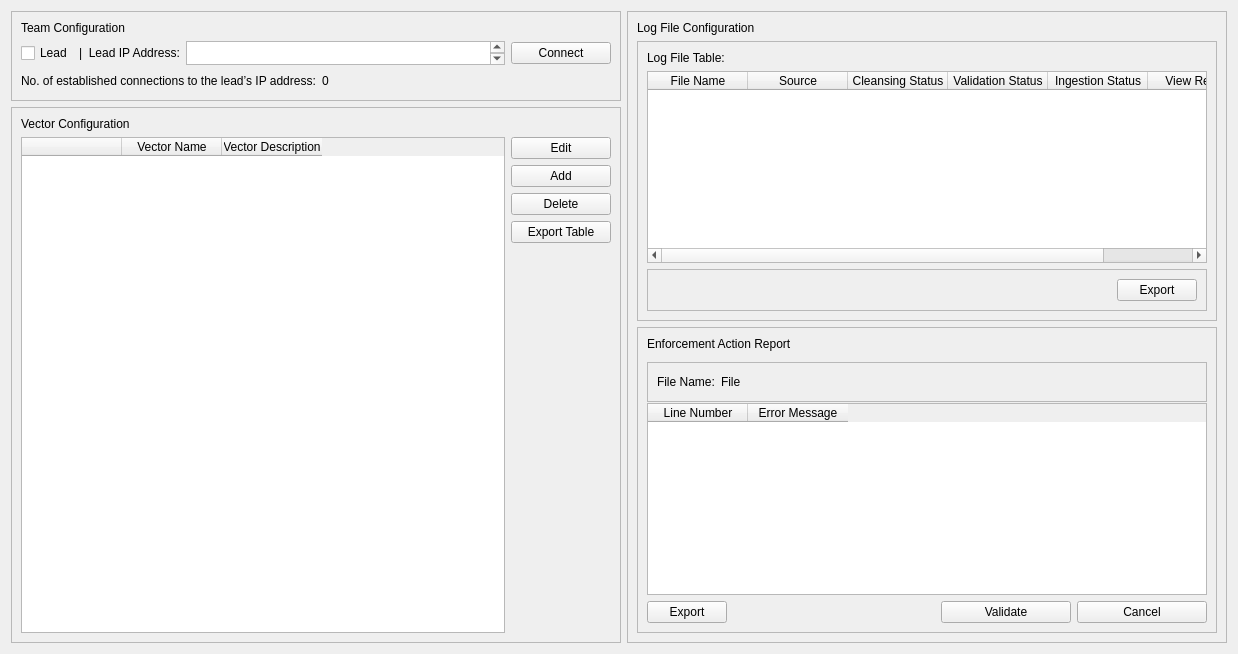
      <widget class="QWidget" name="tab">
       <attribute name="title">
        <string>Event</string>
       </attribute>
       <layout class="QGridLayout" name="gridLayout">
        <item row="0" column="0">
         <layout class="QHBoxLayout" name="horizontalLayout_8">
          <item>
           <layout class="QVBoxLayout" name="verticalLayout_10">
            <item>
             <widget class="QFrame" name="tc_frame">
              <property name="minimumSize">
               <size>
                <width>610</width>
                <height>90</height>
               </size>
              </property>
              <property name="maximumSize">
               <size>
                <width>610</width>
                <height>90</height>
               </size>
              </property>
              <property name="frameShape">
               <enum>QFrame::StyledPanel</enum>
              </property>
              <property name="frameShadow">
               <enum>QFrame::Raised</enum>
              </property>
              <layout class="QVBoxLayout" name="verticalLayout_2">
               <item>
                <widget class="QLabel" name="label_tc">
                 <property name="text">
                  <string>Team Configuration</string>
                 </property>
                </widget>
               </item>
               <item>
                <layout class="QHBoxLayout" name="horizontalLayout_4">
                 <item>
                  <widget class="QCheckBox" name="checkBox_lead">
                   <property name="text">
                    <string>Lead</string>
                   </property>
                  </widget>
                 </item>
                 <item>
                  <widget class="QLabel" name="label_ip_addr">
                   <property name="text">
                    <string>|  Lead IP Address:</string>
                   </property>
                  </widget>
                 </item>
                 <item>
                  <widget class="QPlainTextEdit" name="textbox_ip">
                   <property name="maximumSize">
                    <size>
                     <width>16777215</width>
                     <height>28</height>
                    </size>
                   </property>
                  </widget>
                 </item>
                 <item>
                  <widget class="QPushButton" name="button_connect_to_ip">
                   <property name="minimumSize">
                    <size>
                     <width>100</width>
                     <height>0</height>
                    </size>
                   </property>
                   <property name="text">
                    <string>Connect</string>
                   </property>
                  </widget>
                 </item>
                </layout>
               </item>
               <item>
                <layout class="QHBoxLayout" name="horizontalLayout_9">
                 <item>
                  <widget class="QLabel" name="label_established_connections">
                   <property name="text">
                    <string>No. of established connections to the lead’s IP address:</string>
                   </property>
                  </widget>
                 </item>
                 <item>
                  <widget class="QLabel" name="label_number_established_connections">
                   <property name="text">
                    <string>0</string>
                   </property>
                  </widget>
                 </item>
                 <item>
                  <spacer name="horizontalSpacer">
                   <property name="orientation">
                    <enum>Qt::Horizontal</enum>
                   </property>
                   <property name="sizeHint" stdset="0">
                    <size>
                     <width>40</width>
                     <height>20</height>
                    </size>
                   </property>
                  </spacer>
                 </item>
                </layout>
               </item>
              </layout>
             </widget>
            </item>
            <item>
             <widget class="QFrame" name="vc_frame">
              <property name="minimumSize">
               <size>
                <width>600</width>
                <height>200</height>
               </size>
              </property>
              <property name="maximumSize">
               <size>
                <width>610</width>
                <height>16777215</height>
               </size>
              </property>
              <property name="frameShape">
               <enum>QFrame::StyledPanel</enum>
              </property>
              <property name="frameShadow">
               <enum>QFrame::Raised</enum>
              </property>
              <layout class="QGridLayout" name="gridLayout_5">
               <item row="0" column="0">
                <widget class="QLabel" name="vc_label">
                 <property name="maximumSize">
                  <size>
                   <width>16777215</width>
                   <height>28</height>
                  </size>
                 </property>
                 <property name="text">
                  <string>Vector Configuration</string>
                 </property>
                </widget>
               </item>
               <item row="1" column="0">
                <layout class="QHBoxLayout" name="horizontalLayout_16">
                 <item>
                  <widget class="QTableWidget" name="vc_table">
                   <column>
                    <property name="text">
                     <string/>
                    </property>
                   </column>
                   <column>
                    <property name="text">
                     <string>Vector Name</string>
                    </property>
                   </column>
                   <column>
                    <property name="text">
                     <string>Vector Description</string>
                    </property>
                   </column>
                  </widget>
                 </item>
                 <item>
                  <layout class="QVBoxLayout" name="verticalLayout_18">
                   <item>
                    <widget class="QPushButton" name="button__edit_vector">
                     <property name="minimumSize">
                      <size>
                       <width>100</width>
                       <height>0</height>
                      </size>
                     </property>
                     <property name="text">
                      <string>Edit</string>
                     </property>
                    </widget>
                   </item>
                   <item>
                    <widget class="QPushButton" name="button_add_vector">
                     <property name="text">
                      <string>Add</string>
                     </property>
                    </widget>
                   </item>
                   <item>
                    <widget class="QPushButton" name="button_delete_vector">
                     <property name="text">
                      <string>Delete</string>
                     </property>
                    </widget>
                   </item>
                   <item>
                    <widget class="QPushButton" name="vc_export_pushButton">
                     <property name="text">
                      <string>Export Table</string>
                     </property>
                    </widget>
                   </item>
                   <item>
                    <spacer name="verticalSpacer_2">
                     <property name="orientation">
                      <enum>Qt::Vertical</enum>
                     </property>
                     <property name="sizeHint" stdset="0">
                      <size>
                       <width>20</width>
                       <height>40</height>
                      </size>
                     </property>
                    </spacer>
                   </item>
                  </layout>
                 </item>
                </layout>
               </item>
              </layout>
             </widget>
            </item>
           </layout>
          </item>
          <item>
           <widget class="QFrame" name="lfc_frame">
            <property name="minimumSize">
             <size>
              <width>600</width>
              <height>0</height>
             </size>
            </property>
            <property name="maximumSize">
             <size>
              <width>16777215</width>
              <height>16777215</height>
             </size>
            </property>
            <property name="frameShape">
             <enum>QFrame::StyledPanel</enum>
            </property>
            <property name="frameShadow">
             <enum>QFrame::Raised</enum>
            </property>
            <layout class="QVBoxLayout" name="verticalLayout_9">
             <item>
              <widget class="QLabel" name="log_file_configuration_label">
               <property name="text">
                <string>Log File Configuration</string>
               </property>
              </widget>
             </item>
             <item>
              <widget class="QFrame" name="frame">
               <property name="frameShape">
                <enum>QFrame::StyledPanel</enum>
               </property>
               <property name="frameShadow">
                <enum>QFrame::Raised</enum>
               </property>
               <layout class="QVBoxLayout" name="verticalLayout_11">
                <item>
                 <widget class="QLabel" name="label_2">
                  <property name="text">
                   <string>Log File Table:    </string>
                  </property>
                 </widget>
                </item>
                <item>
                 <widget class="QTableWidget" name="tableWidget">
                  <property name="sizePolicy">
                   <sizepolicy hsizetype="Expanding" vsizetype="Expanding">
                    <horstretch>0</horstretch>
                    <verstretch>0</verstretch>
                   </sizepolicy>
                  </property>
                  <column>
                   <property name="text">
                    <string>File Name</string>
                   </property>
                  </column>
                  <column>
                   <property name="text">
                    <string>Source</string>
                   </property>
                  </column>
                  <column>
                   <property name="text">
                    <string>Cleansing Status</string>
                   </property>
                  </column>
                  <column>
                   <property name="text">
                    <string>Validation Status</string>
                   </property>
                  </column>
                  <column>
                   <property name="text">
                    <string>Ingestion Status</string>
                   </property>
                  </column>
                  <column>
                   <property name="text">
                    <string>View Report</string>
                   </property>
                  </column>
                 </widget>
                </item>
                <item>
                 <widget class="QFrame" name="frame_4">
                  <property name="frameShape">
                   <enum>QFrame::StyledPanel</enum>
                  </property>
                  <property name="frameShadow">
                   <enum>QFrame::Raised</enum>
                  </property>
                  <layout class="QGridLayout" name="gridLayout_2">
                   <item row="0" column="0">
                    <layout class="QHBoxLayout" name="horizontalLayout_10">
                     <item>
                      <spacer name="horizontalSpacer_4">
                       <property name="orientation">
                        <enum>Qt::Horizontal</enum>
                       </property>
                       <property name="sizeHint" stdset="0">
                        <size>
                         <width>40</width>
                         <height>20</height>
                        </size>
                       </property>
                      </spacer>
                     </item>
                     <item>
                      <widget class="QPushButton" name="log_file_export_pushButton">
                       <property name="text">
                        <string>Export</string>
                       </property>
                      </widget>
                     </item>
                    </layout>
                   </item>
                  </layout>
                 </widget>
                </item>
               </layout>
              </widget>
             </item>
             <item>
              <widget class="QFrame" name="frame_2">
               <property name="frameShape">
                <enum>QFrame::StyledPanel</enum>
               </property>
               <property name="frameShadow">
                <enum>QFrame::Raised</enum>
               </property>
               <layout class="QGridLayout" name="gridLayout_4">
                <item row="0" column="0">
                 <widget class="QLabel" name="label_5">
                  <property name="text">
                   <string>Enforcement Action Report</string>
                  </property>
                 </widget>
                </item>
                <item row="2" column="0">
                 <widget class="QTableWidget" name="tableWidget_2">
                  <column>
                   <property name="text">
                    <string>Line Number</string>
                   </property>
                  </column>
                  <column>
                   <property name="text">
                    <string>Error Message</string>
                   </property>
                  </column>
                 </widget>
                </item>
                <item row="3" column="0">
                 <layout class="QHBoxLayout" name="horizontalLayout_2">
                  <item>
                   <widget class="QPushButton" name="ear_export_pushButton">
                    <property name="text">
                     <string>Export</string>
                    </property>
                   </widget>
                  </item>
                  <item>
                   <spacer name="horizontalSpacer_2">
                    <property name="orientation">
                     <enum>Qt::Horizontal</enum>
                    </property>
                    <property name="sizeHint" stdset="0">
                     <size>
                      <width>40</width>
                      <height>20</height>
                     </size>
                    </property>
                   </spacer>
                  </item>
                  <item>
                   <widget class="QPushButton" name="pushButton_3">
                    <property name="minimumSize">
                     <size>
                      <width>130</width>
                      <height>0</height>
                     </size>
                    </property>
                    <property name="text">
                     <string>Validate</string>
                    </property>
                   </widget>
                  </item>
                  <item>
                   <widget class="QPushButton" name="pushButton_4">
                    <property name="minimumSize">
                     <size>
                      <width>130</width>
                      <height>0</height>
                     </size>
                    </property>
                    <property name="tabletTracking">
                     <bool>true</bool>
                    </property>
                    <property name="text">
                     <string>Cancel</string>
                    </property>
                   </widget>
                  </item>
                 </layout>
                </item>
                <item row="1" column="0">
                 <widget class="QFrame" name="frame_3">
                  <property name="minimumSize">
                   <size>
                    <width>0</width>
                    <height>40</height>
                   </size>
                  </property>
                  <property name="maximumSize">
                   <size>
                    <width>16777215</width>
                    <height>30</height>
                   </size>
                  </property>
                  <property name="frameShape">
                   <enum>QFrame::StyledPanel</enum>
                  </property>
                  <property name="frameShadow">
                   <enum>QFrame::Raised</enum>
                  </property>
                  <layout class="QHBoxLayout" name="horizontalLayout_17">
                   <item>
                    <layout class="QHBoxLayout" name="horizontalLayout_18">
                     <item>
                      <widget class="QLabel" name="label_11">
                       <property name="maximumSize">
                        <size>
                         <width>60</width>
                         <height>16777215</height>
                        </size>
                       </property>
                       <property name="text">
                        <string>File Name:</string>
                       </property>
                      </widget>
                     </item>
                     <item>
                      <widget class="QLabel" name="label_12">
                       <property name="text">
                        <string>File</string>
                       </property>
                      </widget>
                     </item>
                     <item>
                      <spacer name="horizontalSpacer_3">
                       <property name="orientation">
                        <enum>Qt::Horizontal</enum>
                       </property>
                       <property name="sizeHint" stdset="0">
                        <size>
                         <width>40</width>
                         <height>20</height>
                        </size>
                       </property>
                      </spacer>
                     </item>
                    </layout>
                   </item>
                  </layout>
                 </widget>
                </item>
               </layout>
              </widget>
             </item>
            </layout>
           </widget>
          </item>
         </layout>
        </item>
       </layout>
      </widget>
